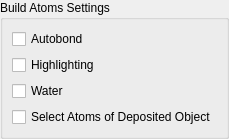
            <widget class="QGroupBox" name="buildmode_groupbox" >
             <property name="title" >
              <string>Build Atoms Settings</string>
             </property>
             <layout class="QVBoxLayout" >
              <property name="margin" >
               <number>9</number>
              </property>
              <property name="spacing" >
               <number>6</number>
              </property>
              <item>
               <widget class="QCheckBox" name="autobond_checkbox" >
                <property name="toolTip" >
                 <string>Build mode's default setting for Autobonding at startup (enabled/disabled)</string>
                </property>
                <property name="text" >
                 <string>Autobond</string>
                </property>
               </widget>
              </item>
              <item>
               <widget class="QCheckBox" name="buildmode_highlighting_checkbox" >
                <property name="toolTip" >
                 <string>Build mode's default setting for Highlighting at startup (enabled/disabled)</string>
                </property>
                <property name="text" >
                 <string>Highlighting</string>
                </property>
               </widget>
              </item>
              <item>
               <widget class="QCheckBox" name="water_checkbox" >
                <property name="toolTip" >
                 <string>Build mode's default setting for Water at startup (enabled/disabled)</string>
                </property>
                <property name="text" >
                 <string>Water</string>
                </property>
               </widget>
              </item>
              <item>
               <widget class="QCheckBox" name="buildmode_select_atoms_checkbox" >
                <property name="toolTip" >
                 <string>Automatically select atoms when depositing</string>
                </property>
                <property name="text" >
                 <string>Select Atoms of Deposited Object</string>
                </property>
               </widget>
              </item>
             </layout>
            </widget>
